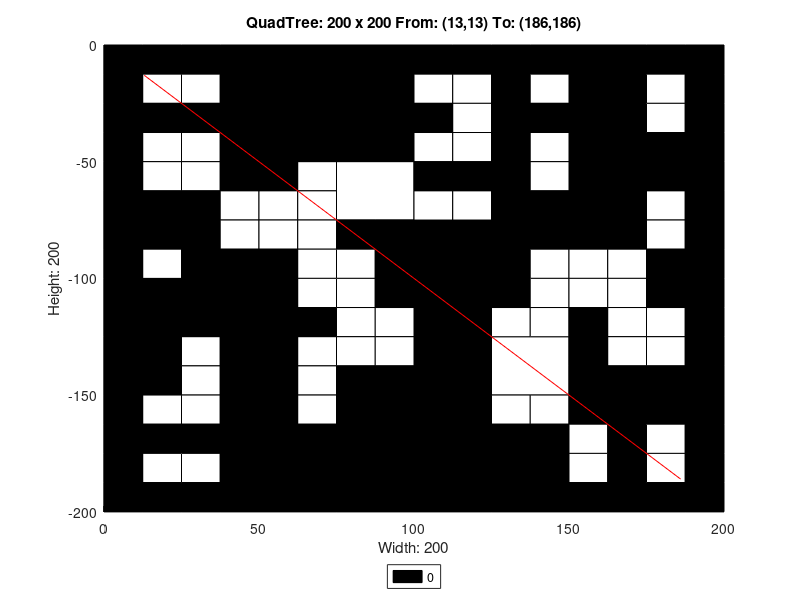

Source code (MATLAB):
axis([0 200 -200 0]);
title('QuadTree: 200 x 200 From: (13,13) To: (186,186)');
xlabel('Width: 200');
ylabel('Height: 200');
rectangle('Position',[50 -50 50 50], 'FaceColor',[0 0 0]);
rectangle('Position',[75 -75 25 25], 'FaceColor',[1 1 1]);
rectangle('Position',[150 -25 25 25], 'FaceColor',[0 0 0]);
rectangle('Position',[150 -50 25 25], 'FaceColor',[0 0 0]);
rectangle('Position',[100 -100 25 25], 'FaceColor',[0 0 0]);
rectangle('Position',[150 -75 25 25], 'FaceColor',[0 0 0]);
rectangle('Position',[0 -125 25 25], 'FaceColor',[0 0 0]);
rectangle('Position',[25 -125 25 25], 'FaceColor',[0 0 0]);
rectangle('Position',[0 -150 25 25], 'FaceColor',[0 0 0]);
rectangle('Position',[75 -175 25 25], 'FaceColor',[0 0 0]);
rectangle('Position',[50 -200 25 25], 'FaceColor',[0 0 0]);
rectangle('Position',[75 -200 25 25], 'FaceColor',[0 0 0]);
rectangle('Position',[100 -125 25 25], 'FaceColor',[0 0 0]);
rectangle('Position',[100 -150 25 25], 'FaceColor',[0 0 0]);
rectangle('Position',[125 -150 25 25], 'FaceColor',[1 1 1]);
rectangle('Position',[100 -175 25 25], 'FaceColor',[0 0 0]);
rectangle('Position',[100 -200 25 25], 'FaceColor',[0 0 0]);
rectangle('Position',[125 -200 25 25], 'FaceColor',[0 0 0]);
rectangle('Position',[0 -12.5 12.5 12.5], 'FaceColor',[0 0 0]);
rectangle('Position',[12.5 -12.5 12.5 12.5], 'FaceColor',[0 0 0]);
rectangle('Position',[0 -25 12.5 12.5], 'FaceColor',[0 0 0]);
rectangle('Position',[12.5 -25 12.5 12.5], 'FaceColor',[1 1 1]);
rectangle('Position',[25 -12.5 12.5 12.5], 'FaceColor',[0 0 0]);
rectangle('Position',[37.5 -12.5 12.5 12.5], 'FaceColor',[0 0 0]);
rectangle('Position',[25 -25 12.5 12.5], 'FaceColor',[1 1 1]);
rectangle('Position',[37.5 -25 12.5 12.5], 'FaceColor',[0 0 0]);
rectangle('Position',[0 -37.5 12.5 12.5], 'FaceColor',[0 0 0]);
rectangle('Position',[12.5 -37.5 12.5 12.5], 'FaceColor',[0 0 0]);
rectangle('Position',[0 -50 12.5 12.5], 'FaceColor',[0 0 0]);
rectangle('Position',[12.5 -50 12.5 12.5], 'FaceColor',[1 1 1]);
rectangle('Position',[25 -37.5 12.5 12.5], 'FaceColor',[0 0 0]);
rectangle('Position',[37.5 -37.5 12.5 12.5], 'FaceColor',[0 0 0]);
rectangle('Position',[25 -50 12.5 12.5], 'FaceColor',[1 1 1]);
rectangle('Position',[37.5 -50 12.5 12.5], 'FaceColor',[0 0 0]);
rectangle('Position',[0 -62.5 12.5 12.5], 'FaceColor',[0 0 0]);
rectangle('Position',[12.5 -62.5 12.5 12.5], 'FaceColor',[1 1 1]);
rectangle('Position',[0 -75 12.5 12.5], 'FaceColor',[0 0 0]);
rectangle('Position',[12.5 -75 12.5 12.5], 'FaceColor',[0 0 0]);
rectangle('Position',[25 -62.5 12.5 12.5], 'FaceColor',[1 1 1]);
rectangle('Position',[37.5 -62.5 12.5 12.5], 'FaceColor',[0 0 0]);
rectangle('Position',[25 -75 12.5 12.5], 'FaceColor',[0 0 0]);
rectangle('Position',[37.5 -75 12.5 12.5], 'FaceColor',[1 1 1]);
rectangle('Position',[0 -87.5 12.5 12.5], 'FaceColor',[0 0 0]);
rectangle('Position',[12.5 -87.5 12.5 12.5], 'FaceColor',[0 0 0]);
rectangle('Position',[0 -100 12.5 12.5], 'FaceColor',[0 0 0]);
rectangle('Position',[12.5 -100 12.5 12.5], 'FaceColor',[1 1 1]);
rectangle('Position',[25 -87.5 12.5 12.5], 'FaceColor',[0 0 0]);
rectangle('Position',[37.5 -87.5 12.5 12.5], 'FaceColor',[1 1 1]);
rectangle('Position',[25 -100 12.5 12.5], 'FaceColor',[0 0 0]);
rectangle('Position',[37.5 -100 12.5 12.5], 'FaceColor',[0 0 0]);
rectangle('Position',[50 -62.5 12.5 12.5], 'FaceColor',[0 0 0]);
rectangle('Position',[62.5 -62.5 12.5 12.5], 'FaceColor',[1 1 1]);
rectangle('Position',[50 -75 12.5 12.5], 'FaceColor',[1 1 1]);
rectangle('Position',[62.5 -75 12.5 12.5], 'FaceColor',[1 1 1]);
rectangle('Position',[50 -87.5 12.5 12.5], 'FaceColor',[1 1 1]);
rectangle('Position',[62.5 -87.5 12.5 12.5], 'FaceColor',[1 1 1]);
rectangle('Position',[50 -100 12.5 12.5], 'FaceColor',[0 0 0]);
rectangle('Position',[62.5 -100 12.5 12.5], 'FaceColor',[1 1 1]);
rectangle('Position',[75 -87.5 12.5 12.5], 'FaceColor',[0 0 0]);
rectangle('Position',[87.5 -87.5 12.5 12.5], 'FaceColor',[0 0 0]);
rectangle('Position',[75 -100 12.5 12.5], 'FaceColor',[1 1 1]);
rectangle('Position',[87.5 -100 12.5 12.5], 'FaceColor',[0 0 0]);
rectangle('Position',[100 -12.5 12.5 12.5], 'FaceColor',[0 0 0]);
rectangle('Position',[112.5 -12.5 12.5 12.5], 'FaceColor',[0 0 0]);
rectangle('Position',[100 -25 12.5 12.5], 'FaceColor',[1 1 1]);
rectangle('Position',[112.5 -25 12.5 12.5], 'FaceColor',[1 1 1]);
rectangle('Position',[125 -12.5 12.5 12.5], 'FaceColor',[0 0 0]);
rectangle('Position',[137.5 -12.5 12.5 12.5], 'FaceColor',[0 0 0]);
rectangle('Position',[125 -25 12.5 12.5], 'FaceColor',[0 0 0]);
rectangle('Position',[137.5 -25 12.5 12.5], 'FaceColor',[1 1 1]);
rectangle('Position',[100 -37.5 12.5 12.5], 'FaceColor',[0 0 0]);
rectangle('Position',[112.5 -37.5 12.5 12.5], 'FaceColor',[1 1 1]);
rectangle('Position',[100 -50 12.5 12.5], 'FaceColor',[1 1 1]);
rectangle('Position',[112.5 -50 12.5 12.5], 'FaceColor',[1 1 1]);
rectangle('Position',[125 -37.5 12.5 12.5], 'FaceColor',[0 0 0]);
rectangle('Position',[137.5 -37.5 12.5 12.5], 'FaceColor',[0 0 0]);
rectangle('Position',[125 -50 12.5 12.5], 'FaceColor',[0 0 0]);
rectangle('Position',[137.5 -50 12.5 12.5], 'FaceColor',[1 1 1]);
rectangle('Position',[175 -12.5 12.5 12.5], 'FaceColor',[0 0 0]);
rectangle('Position',[187.5 -12.5 12.5 12.5], 'FaceColor',[0 0 0]);
rectangle('Position',[175 -25 12.5 12.5], 'FaceColor',[1 1 1]);
rectangle('Position',[187.5 -25 12.5 12.5], 'FaceColor',[0 0 0]);
rectangle('Position',[175 -37.5 12.5 12.5], 'FaceColor',[1 1 1]);
rectangle('Position',[187.5 -37.5 12.5 12.5], 'FaceColor',[0 0 0]);
rectangle('Position',[175 -50 12.5 12.5], 'FaceColor',[0 0 0]);
rectangle('Position',[187.5 -50 12.5 12.5], 'FaceColor',[0 0 0]);
rectangle('Position',[100 -62.5 12.5 12.5], 'FaceColor',[0 0 0]);
rectangle('Position',[112.5 -62.5 12.5 12.5], 'FaceColor',[0 0 0]);
rectangle('Position',[100 -75 12.5 12.5], 'FaceColor',[1 1 1]);
rectangle('Position',[112.5 -75 12.5 12.5], 'FaceColor',[1 1 1]);
rectangle('Position',[125 -62.5 12.5 12.5], 'FaceColor',[0 0 0]);
rectangle('Position',[137.5 -62.5 12.5 12.5], 'FaceColor',[1 1 1]);
rectangle('Position',[125 -75 12.5 12.5], 'FaceColor',[0 0 0]);
rectangle('Position',[137.5 -75 12.5 12.5], 'FaceColor',[0 0 0]);
rectangle('Position',[125 -87.5 12.5 12.5], 'FaceColor',[0 0 0]);
rectangle('Position',[137.5 -87.5 12.5 12.5], 'FaceColor',[0 0 0]);
rectangle('Position',[125 -100 12.5 12.5], 'FaceColor',[0 0 0]);
rectangle('Position',[137.5 -100 12.5 12.5], 'FaceColor',[1 1 1]);
rectangle('Position',[175 -62.5 12.5 12.5], 'FaceColor',[0 0 0]);
rectangle('Position',[187.5 -62.5 12.5 12.5], 'FaceColor',[0 0 0]);
rectangle('Position',[175 -75 12.5 12.5], 'FaceColor',[1 1 1]);
rectangle('Position',[187.5 -75 12.5 12.5], 'FaceColor',[0 0 0]);
rectangle('Position',[150 -87.5 12.5 12.5], 'FaceColor',[0 0 0]);
rectangle('Position',[162.5 -87.5 12.5 12.5], 'FaceColor',[0 0 0]);
rectangle('Position',[150 -100 12.5 12.5], 'FaceColor',[1 1 1]);
rectangle('Position',[162.5 -100 12.5 12.5], 'FaceColor',[1 1 1]);
rectangle('Position',[175 -87.5 12.5 12.5], 'FaceColor',[1 1 1]);
rectangle('Position',[187.5 -87.5 12.5 12.5], 'FaceColor',[0 0 0]);
rectangle('Position',[175 -100 12.5 12.5], 'FaceColor',[0 0 0]);
rectangle('Position',[187.5 -100 12.5 12.5], 'FaceColor',[0 0 0]);
rectangle('Position',[25 -137.5 12.5 12.5], 'FaceColor',[1 1 1]);
rectangle('Position',[37.5 -137.5 12.5 12.5], 'FaceColor',[0 0 0]);
rectangle('Position',[25 -150 12.5 12.5], 'FaceColor',[1 1 1]);
rectangle('Position',[37.5 -150 12.5 12.5], 'FaceColor',[0 0 0]);
rectangle('Position',[50 -112.5 12.5 12.5], 'FaceColor',[0 0 0]);
rectangle('Position',[62.5 -112.5 12.5 12.5], 'FaceColor',[1 1 1]);
rectangle('Position',[50 -125 12.5 12.5], 'FaceColor',[0 0 0]);
rectangle('Position',[62.5 -125 12.5 12.5], 'FaceColor',[0 0 0]);
rectangle('Position',[75 -112.5 12.5 12.5], 'FaceColor',[1 1 1]);
rectangle('Position',[87.5 -112.5 12.5 12.5], 'FaceColor',[0 0 0]);
rectangle('Position',[75 -125 12.5 12.5], 'FaceColor',[1 1 1]);
rectangle('Position',[87.5 -125 12.5 12.5], 'FaceColor',[1 1 1]);
rectangle('Position',[50 -137.5 12.5 12.5], 'FaceColor',[0 0 0]);
rectangle('Position',[62.5 -137.5 12.5 12.5], 'FaceColor',[1 1 1]);
rectangle('Position',[50 -150 12.5 12.5], 'FaceColor',[0 0 0]);
rectangle('Position',[62.5 -150 12.5 12.5], 'FaceColor',[1 1 1]);
rectangle('Position',[75 -137.5 12.5 12.5], 'FaceColor',[1 1 1]);
rectangle('Position',[87.5 -137.5 12.5 12.5], 'FaceColor',[1 1 1]);
rectangle('Position',[75 -150 12.5 12.5], 'FaceColor',[0 0 0]);
rectangle('Position',[87.5 -150 12.5 12.5], 'FaceColor',[0 0 0]);
rectangle('Position',[0 -162.5 12.5 12.5], 'FaceColor',[0 0 0]);
rectangle('Position',[12.5 -162.5 12.5 12.5], 'FaceColor',[1 1 1]);
rectangle('Position',[0 -175 12.5 12.5], 'FaceColor',[0 0 0]);
rectangle('Position',[12.5 -175 12.5 12.5], 'FaceColor',[0 0 0]);
rectangle('Position',[25 -162.5 12.5 12.5], 'FaceColor',[1 1 1]);
rectangle('Position',[37.5 -162.5 12.5 12.5], 'FaceColor',[0 0 0]);
rectangle('Position',[25 -175 12.5 12.5], 'FaceColor',[0 0 0]);
rectangle('Position',[37.5 -175 12.5 12.5], 'FaceColor',[0 0 0]);
rectangle('Position',[0 -187.5 12.5 12.5], 'FaceColor',[0 0 0]);
rectangle('Position',[12.5 -187.5 12.5 12.5], 'FaceColor',[1 1 1]);
rectangle('Position',[0 -200 12.5 12.5], 'FaceColor',[0 0 0]);
rectangle('Position',[12.5 -200 12.5 12.5], 'FaceColor',[0 0 0]);
rectangle('Position',[25 -187.5 12.5 12.5], 'FaceColor',[1 1 1]);
rectangle('Position',[37.5 -187.5 12.5 12.5], 'FaceColor',[0 0 0]);
rectangle('Position',[25 -200 12.5 12.5], 'FaceColor',[0 0 0]);
rectangle('Position',[37.5 -200 12.5 12.5], 'FaceColor',[0 0 0]);
rectangle('Position',[50 -162.5 12.5 12.5], 'FaceColor',[0 0 0]);
rectangle('Position',[62.5 -162.5 12.5 12.5], 'FaceColor',[1 1 1]);
rectangle('Position',[50 -175 12.5 12.5], 'FaceColor',[0 0 0]);
rectangle('Position',[62.5 -175 12.5 12.5], 'FaceColor',[0 0 0]);
rectangle('Position',[125 -112.5 12.5 12.5], 'FaceColor',[0 0 0]);
rectangle('Position',[137.5 -112.5 12.5 12.5], 'FaceColor',[1 1 1]);
rectangle('Position',[125 -125 12.5 12.5], 'FaceColor',[1 1 1]);
rectangle('Position',[137.5 -125 12.5 12.5], 'FaceColor',[1 1 1]);
rectangle('Position',[150 -112.5 12.5 12.5], 'FaceColor',[1 1 1]);
rectangle('Position',[162.5 -112.5 12.5 12.5], 'FaceColor',[1 1 1]);
rectangle('Position',[150 -125 12.5 12.5], 'FaceColor',[0 0 0]);
rectangle('Position',[162.5 -125 12.5 12.5], 'FaceColor',[1 1 1]);
rectangle('Position',[175 -112.5 12.5 12.5], 'FaceColor',[0 0 0]);
rectangle('Position',[187.5 -112.5 12.5 12.5], 'FaceColor',[0 0 0]);
rectangle('Position',[175 -125 12.5 12.5], 'FaceColor',[1 1 1]);
rectangle('Position',[187.5 -125 12.5 12.5], 'FaceColor',[0 0 0]);
rectangle('Position',[150 -137.5 12.5 12.5], 'FaceColor',[0 0 0]);
rectangle('Position',[162.5 -137.5 12.5 12.5], 'FaceColor',[1 1 1]);
rectangle('Position',[150 -150 12.5 12.5], 'FaceColor',[0 0 0]);
rectangle('Position',[162.5 -150 12.5 12.5], 'FaceColor',[0 0 0]);
rectangle('Position',[175 -137.5 12.5 12.5], 'FaceColor',[1 1 1]);
rectangle('Position',[187.5 -137.5 12.5 12.5], 'FaceColor',[0 0 0]);
rectangle('Position',[175 -150 12.5 12.5], 'FaceColor',[0 0 0]);
rectangle('Position',[187.5 -150 12.5 12.5], 'FaceColor',[0 0 0]);
rectangle('Position',[125 -162.5 12.5 12.5], 'FaceColor',[1 1 1]);
rectangle('Position',[137.5 -162.5 12.5 12.5], 'FaceColor',[1 1 1]);
rectangle('Position',[125 -175 12.5 12.5], 'FaceColor',[0 0 0]);
rectangle('Position',[137.5 -175 12.5 12.5], 'FaceColor',[0 0 0]);
rectangle('Position',[150 -162.5 12.5 12.5], 'FaceColor',[0 0 0]);
rectangle('Position',[162.5 -162.5 12.5 12.5], 'FaceColor',[0 0 0]);
rectangle('Position',[150 -175 12.5 12.5], 'FaceColor',[1 1 1]);
rectangle('Position',[162.5 -175 12.5 12.5], 'FaceColor',[0 0 0]);
rectangle('Position',[175 -162.5 12.5 12.5], 'FaceColor',[0 0 0]);
rectangle('Position',[187.5 -162.5 12.5 12.5], 'FaceColor',[0 0 0]);
rectangle('Position',[175 -175 12.5 12.5], 'FaceColor',[1 1 1]);
rectangle('Position',[187.5 -175 12.5 12.5], 'FaceColor',[0 0 0]);
rectangle('Position',[150 -187.5 12.5 12.5], 'FaceColor',[1 1 1]);
rectangle('Position',[162.5 -187.5 12.5 12.5], 'FaceColor',[0 0 0]);
rectangle('Position',[150 -200 12.5 12.5], 'FaceColor',[0 0 0]);
rectangle('Position',[162.5 -200 12.5 12.5], 'FaceColor',[0 0 0]);
rectangle('Position',[175 -187.5 12.5 12.5], 'FaceColor',[1 1 1]);
rectangle('Position',[187.5 -187.5 12.5 12.5], 'FaceColor',[0 0 0]);
rectangle('Position',[175 -200 12.5 12.5], 'FaceColor',[0 0 0]);
rectangle('Position',[187.5 -200 12.5 12.5], 'FaceColor',[0 0 0]);
X=[186,13];
Y=[-186,-13];
hold on;
plot(X,Y,'r');
legend('0','Location','southoutside');
